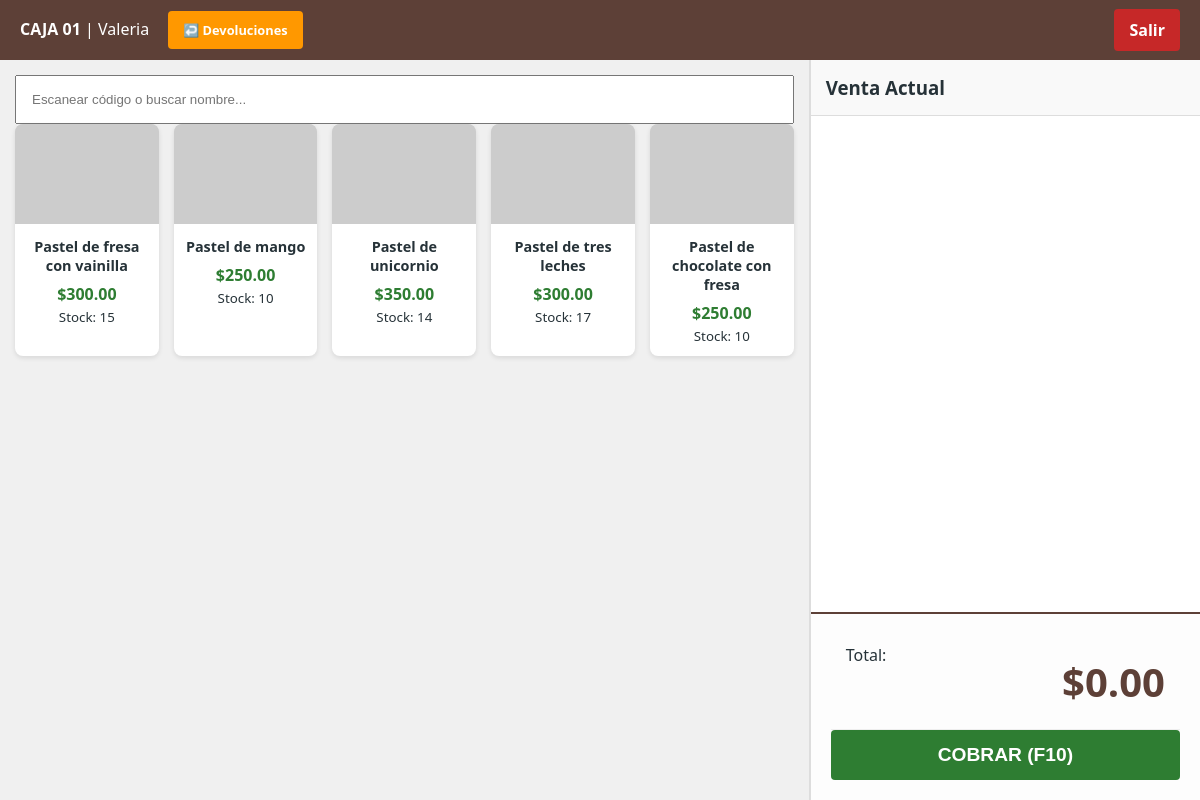
/pos.php (signed in), run on the app's committed database.
### tables this page shows
CREATE TABLE `items` (
  `id` int(10) UNSIGNED NOT NULL,
  `codigo` varchar(50) NOT NULL,
  `nombre` varchar(150) NOT NULL,
  `descripcion` text DEFAULT NULL,
  `precio` decimal(10,2) NOT NULL,
  `id_proveedor` int(10) UNSIGNED DEFAULT NULL,
  `activo` tinyint(1) NOT NULL DEFAULT 1,
  `creado_en` timestamp NOT NULL DEFAULT current_timestamp(),
  `imagen` varchar(255) DEFAULT 'default.png'
);

### pos.php (the view, shortened to what this page needs)
<?php
require 'db.php';
$sql = "SELECT i.id, i.codigo, i.nombre, i.precio, IFNULL(e.cantidad, 0) as cantidad,
        (SELECT imagen FROM imagenes_item WHERE id_item = i.id LIMIT 1) as imagen_blob
        FROM items i
        LEFT JOIN existencias e ON i.id = e.id_item
        WHERE i.activo = 1";
$result = $conn->query($sql);
?>
<!DOCTYPE html>
<html lang="es">
<head>
    <link rel="stylesheet" href="styles.css">
</head>
<body>
    <div class="pos-layout no-print">
        <header class="header">
            <div>
                <strong>CAJA 01</strong> | <?php echo $_SESSION['user_name']; ?>
                <a href="operador_devoluciones.php" class="btn btn-warning" style="background:#FF9800; margin-left:15px; font-size:0.8rem;">↩️ Devoluciones</a>
            </div>
            <a href="logout.php" class="btn btn-danger">Salir</a>
        </header>
        <div class="pos-body">
            <div class="pos-catalog">
                <input type="text" id="buscador" class="search-bar w-100 mb-2" style="padding:15px" placeholder="Escanear código o buscar nombre..." onkeyup="filtrarProductos()" autofocus>
                <div class="grid-products">
                    <?php while($row = $result->fetch_assoc()):
                        $imgSrc = "https://via.placeholder.com/150/5D4037/FFF?text=Sin+Foto";
                    ?>
                        <div class="card-product"
                             data-nombre="<?php echo $row['nombre']; ?>"
                             data-codigo="<?php echo $row['codigo']; ?>"
                             onclick="agregar(<?= $row['id'] ?>,'<?= $row['nombre'] ?>',<?= $row['precio'] ?>,<?= $row['cantidad'] ?>, '<?= $imgSrc ?>')">
                            <img src="<?= $imgSrc ?>" alt="Img">
                            <h4><?= $row['nombre'] ?></h4>
                            <div class="price">$<?= number_format($row['precio'], 2) ?></div>
                            <small>Stock: <?= $row['cantidad'] ?></small>
                        </div>
                    <?php endwhile; ?>
                </div>
            </div>
            <div class="pos-ticket">
                <div style="padding:15px; background:#f9f9f9; border-bottom:1px solid #ddd;">
                    <h3 style="margin:0">Venta Actual</h3>
                </div>
                <div id="cart-list" class="ticket-items">
                    </div>
                <div class="ticket-summary">
                    <div class="ticket-row">
                        <span>Total:</span>
                        <span id="total-lbl" class="total-big">$0.00</span>
                    </div>
                    <button class="btn btn-success w-100" style="height:50px; font-size:1.2rem;" onclick="cobrar()">COBRAR (F10)</button>
                </div>
            </div>
        </div>
    </div>
</body>
</html>

### styles.css (style rules this page uses)
:root { --primary: #5D4037; --secondary: #D7CCC8; --accent: #2E7D32; --danger: #C62828; --dark: #263238; --light: #ECEFF1; --white: #ffffff; }
* { box-sizing: border-box; }
body { font-family: 'Segoe UI', sans-serif; background: var(--light); margin: 0; color: var(--dark); }
.btn { border: none; padding: 10px 15px; border-radius: 4px; cursor: pointer; font-weight: bold; color: white; transition: 0.2s; text-decoration: none; display: inline-block; }
.btn-success { background: var(--accent); }
.btn-danger { background: var(--danger); }
.w-100 { width: 100%; }
.pos-layout { display: flex; height: 100vh; flex-direction: column; overflow: hidden; }
.header { height: 60px; background: var(--primary); color: white; display: flex; align-items: center; justify-content: space-between; padding: 0 20px; }
.pos-body { display: flex; flex: 1; overflow: hidden; }
.pos-catalog { flex: 2; background: #f0f0f0; padding: 15px; overflow-y: auto; }
.grid-products { display: grid; grid-template-columns: repeat(auto-fill, minmax(140px, 1fr)); gap: 15px; }
.card-product { background: white; border-radius: 8px; overflow: hidden; box-shadow: 0 2px 5px rgba(0,0,0,0.1); cursor: pointer; text-align: center; padding-bottom: 10px; }
.card-product img { width: 100%; height: 100px; object-fit: cover; background: #ddd; }
.card-product h4 { margin: 8px 0; font-size: 0.9rem; padding: 0 5px; }
.card-product .price { color: var(--accent); font-weight: bold; }
.pos-ticket { flex: 1; background: white; border-left: 2px solid #ddd; display: flex; flex-direction: column; max-width: 450px; }
.ticket-items { flex: 1; overflow-y: auto; padding: 0; }
.ticket-row { display: flex; justify-content: space-between; padding: 10px 15px; border-bottom: 1px solid #eee; }
.ticket-summary { background: #fdfdfd; padding: 20px; border-top: 2px solid var(--primary); }
.total-big { font-size: 2.5rem; color: var(--primary); font-weight: bold; text-align: right; margin: 10px 0; }

### data on the page
items: nombre "Pastel de fresa con vainilla", precio "300.00", cantidad "15"
items: nombre "Pastel de mango", precio "250.00", cantidad "10"
items: nombre "Pastel de unicornio", precio "350.00", cantidad "14"
items: nombre "Pastel de tres leches", precio "300.00", cantidad "17"
items: nombre "Pastel de chocolate con fresa", precio "250.00", cantidad "10"

### other printed values
$_SESSION['user_name'] "Valeria"
